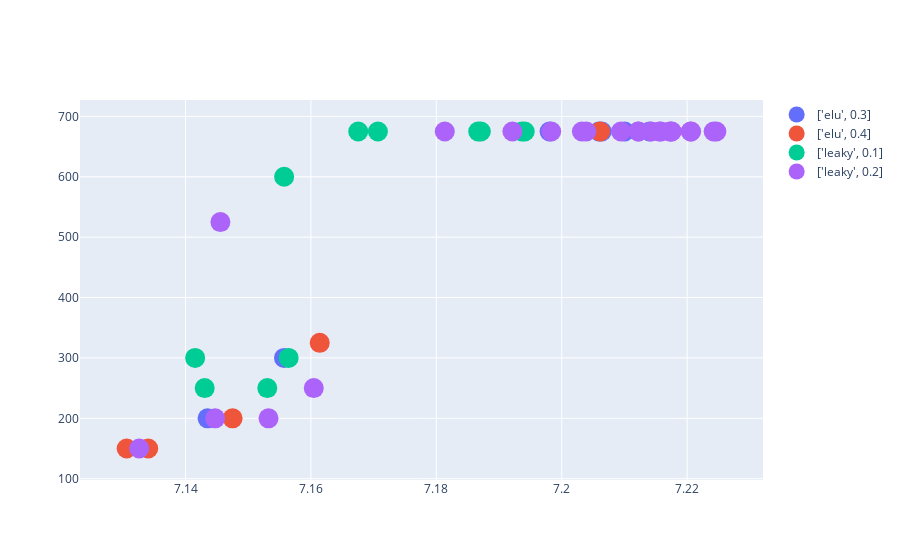

Write notebook code for a chart like this one.
### Code cell
results.results_dataframe_graph(facet='activation',att=['full', 'drop', 'lag', 'activation'],count=True, threshold=7.13)

### Figure 1 — Plotly figure (JSON) as saved in the notebook; plotly's stock layout.template omitted (floating-point values rounded to 4 significant figures)
{"data": [{"marker": {"size": 20}, "mode": "markers", "name": "['elu', 0.3]", "text": ["full:[256, 128, 64]-drop:0.5-lag:12-activation:['elu', 0.3]-activation:['elu', 0.3]", "full:[512, 256, 128]-drop:0.4-lag:18-activation:['elu', 0.3]-activation:['elu', 0.3]", "full:[512, 256, 128]-drop:0.3-lag:18-activation:['elu', 0.3]-activation:['elu', 0.3]", "full:[512, 256]-drop:0.5-lag:18-activation:['elu', 0.3]-activation:['elu', 0.3]", "full:[512, 256]-drop:0.3-lag:12-activation:['elu', 0.3]-activation:['elu', 0.3]", "full:[512, 256]-drop:0.2-lag:12-activation:['elu', 0.3]-activation:['elu', 0.3]", "full:[512, 256]-drop:0.2-lag:6-activation:['elu', 0.3]-activation:['elu', 0.3]", "full:[1024, 512]-drop:0.5-lag:12-activation:['elu', 0.3]-activation:['elu', 0.3]", "full:[1024, 512]-drop:0.4-lag:6-activation:['elu', 0.3]-activation:['elu', 0.3]", "full:[1024, 512]-drop:0.2-lag:6-activation:['elu', 0.3]-activation:['elu', 0.3]", "full:[4096]-drop:0.5-lag:12-activation:['elu', 0.3]-activation:['elu', 0.3]", "full:[4096]-drop:0.0-lag:6-activation:['elu', 0.3]-activation:['elu', 0.3]", "full:[4096]-drop:0.1-lag:12-activation:['elu', 0.3]-activation:['elu', 0.3]", "full:[2048, 1024]-drop:0.5-lag:6-activation:['elu', 0.3]-activation:['elu', 0.3]", "full:[2048, 1024]-drop:0.4-lag:12-activation:['elu', 0.3]-activation:['elu', 0.3]", "full:[2048, 1024]-drop:0.4-lag:6-activation:['elu', 0.3]-activation:['elu', 0.3]", "full:[2048, 1024]-drop:0.3-lag:6-activation:['elu', 0.3]-activation:['elu', 0.3]", "full:[2048, 1024]-drop:0.2-lag:12-activation:['elu', 0.3]-activation:['elu', 0.3]", "full:[128, 64]-drop:0.3-lag:12-activation:['elu', 0.3]-activation:['elu', 0.3]", "full:[128, 64]-drop:0.05-lag:24-activation:['elu', 0.3]-activation:['elu', 0.3]", "full:[64, 32, 16]-drop:0.0-lag:6-activation:['elu', 0.3]-activation:['elu', 0.3]", "full:[256]-drop:0.4-lag:6-activation:['elu', 0.3]-activation:['elu', 0.3]", "full:[4096, 2048]-drop:0.5-lag:12-activation:['elu', 0.3]-activation:['elu', 0.3]", "full:[4096, 2048]-drop:0.5-lag:6-activation:['elu', 0.3]-activation:['elu', 0.3]", "full:[4096, 2048]-drop:0.3-lag:12-activation:['elu', 0.3]-activation:['elu', 0.3]", "full:[32, 16]-drop:0.4-lag:12-activation:['elu', 0.3]-activation:['elu', 0.3]", "full:[32, 16]-drop:0.0-lag:18-activation:['elu', 0.3]-activation:['elu', 0.3]", "full:[2048, 1024, 512]-drop:0.05-lag:6-activation:['elu', 0.3]-activation:['elu', 0.3]"], "type": "scatter", "x": [7.144, 7.206, 7.214, 7.21, 7.206, 7.198, 7.156], "y": [200, 675, 675, 675, 675, 675, 300]}, {"marker": {"size": 20}, "mode": "markers", "name": "['elu', 0.4]", "text": ["full:[256, 128, 64]-drop:0.5-lag:6-activation:['elu', 0.4]-activation:['elu', 0.4]", "full:[256, 128, 64]-drop:0.0-lag:6-activation:['elu', 0.4]-activation:['elu', 0.4]", "full:[512, 256]-drop:0.5-lag:18-activation:['elu', 0.4]-activation:['elu', 0.4]", "full:[512, 256]-drop:0.3-lag:12-activation:['elu', 0.4]-activation:['elu', 0.4]", "full:[512, 256]-drop:0.3-lag:6-activation:['elu', 0.4]-activation:['elu', 0.4]", "full:[512, 256]-drop:0.2-lag:6-activation:['elu', 0.4]-activation:['elu', 0.4]", "full:[1024, 512]-drop:0.4-lag:12-activation:['elu', 0.4]-activation:['elu', 0.4]", "full:[1024, 512]-drop:0.3-lag:6-activation:['elu', 0.4]-activation:['elu', 0.4]", "full:[1024, 512]-drop:0.2-lag:12-activation:['elu', 0.4]-activation:['elu', 0.4]", "full:[1024, 512]-drop:0.2-lag:6-activation:['elu', 0.4]-activation:['elu', 0.4]", "full:[2048, 1024]-drop:0.5-lag:18-activation:['elu', 0.4]-activation:['elu', 0.4]", "full:[2048, 1024]-drop:0.5-lag:6-activation:['elu', 0.4]-activation:['elu', 0.4]", "full:[2048, 1024]-drop:0.4-lag:12-activation:['elu', 0.4]-activation:['elu', 0.4]", "full:[2048, 1024]-drop:0.4-lag:6-activation:['elu', 0.4]-activation:['elu', 0.4]", "full:[2048, 1024]-drop:0.3-lag:12-activation:['elu', 0.4]-activation:['elu', 0.4]", "full:[2048, 1024]-drop:0.2-lag:12-activation:['elu', 0.4]-activation:['elu', 0.4]", "full:[2048, 1024]-drop:0.1-lag:18-activation:['elu', 0.4]-activation:['elu', 0.4]", "full:[128, 64]-drop:0.4-lag:6-activation:['elu', 0.4]-activation:['elu', 0.4]", "full:[256]-drop:0.05-lag:6-activation:['elu', 0.4]-activation:['elu', 0.4]", "full:[4096, 2048]-drop:0.3-lag:24-activation:['elu', 0.4]-activation:['elu', 0.4]", "full:[4096, 2048]-drop:0.0-lag:24-activation:['elu', 0.4]-activation:['elu', 0.4]", "full:[32, 16]-drop:0.5-lag:18-activation:['elu', 0.4]-activation:['elu', 0.4]", "full:[512]-drop:0.4-lag:12-activation:['elu', 0.4]-activation:['elu', 0.4]", "full:[512]-drop:0.0-lag:24-activation:['elu', 0.4]-activation:['elu', 0.4]", "full:[1024, 512, 256]-drop:0.4-lag:24-activation:['elu', 0.4]-activation:['elu', 0.4]"], "type": "scatter", "x": [7.148, 7.131, 7.206, 7.134, 7.161], "y": [200, 150, 675, 150, 325]}, {"marker": {"size": 20}, "mode": "markers", "name": "['leaky', 0.1]", "text": ["full:[256, 128, 64]-drop:0.4-lag:12-activation:['leaky', 0.1]-activation:['leaky', 0.1]", "full:[256, 128, 64]-drop:0.05-lag:6-activation:['leaky', 0.1]-activation:['leaky', 0.1]", "full:[512, 256, 128]-drop:0.4-lag:18-activation:['leaky', 0.1]-activation:['leaky', 0.1]", "full:[512, 256]-drop:0.5-lag:12-activation:['leaky', 0.1]-activation:['leaky', 0.1]", "full:[512, 256]-drop:0.4-lag:12-activation:['leaky', 0.1]-activation:['leaky', 0.1]", "full:[512, 256]-drop:0.4-lag:6-activation:['leaky', 0.1]-activation:['leaky', 0.1]", "full:[512, 256]-drop:0.3-lag:12-activation:['leaky', 0.1]-activation:['leaky', 0.1]", "full:[512, 256]-drop:0.3-lag:6-activation:['leaky', 0.1]-activation:['leaky', 0.1]", "full:[512, 256]-drop:0.2-lag:12-activation:['leaky', 0.1]-activation:['leaky', 0.1]", "full:[512, 256]-drop:0.2-lag:6-activation:['leaky', 0.1]-activation:['leaky', 0.1]", "full:[1024, 512]-drop:0.5-lag:12-activation:['leaky', 0.1]-activation:['leaky', 0.1]", "full:[1024, 512]-drop:0.5-lag:6-activation:['leaky', 0.1]-activation:['leaky', 0.1]", "full:[1024, 512]-drop:0.4-lag:12-activation:['leaky', 0.1]-activation:['leaky', 0.1]", "full:[1024, 512]-drop:0.4-lag:6-activation:['leaky', 0.1]-activation:['leaky', 0.1]", "full:[1024, 512]-drop:0.3-lag:12-activation:['leaky', 0.1]-activation:['leaky', 0.1]", "full:[1024, 512]-drop:0.3-lag:6-activation:['leaky', 0.1]-activation:['leaky', 0.1]", "full:[1024, 512]-drop:0.2-lag:6-activation:['leaky', 0.1]-activation:['leaky', 0.1]", "full:[2048, 1024]-drop:0.5-lag:12-activation:['leaky', 0.1]-activation:['leaky', 0.1]", "full:[2048, 1024]-drop:0.5-lag:18-activation:['leaky', 0.1]-activation:['leaky', 0.1]", "full:[2048, 1024]-drop:0.5-lag:6-activation:['leaky', 0.1]-activation:['leaky', 0.1]", "full:[2048, 1024]-drop:0.4-lag:12-activation:['leaky', 0.1]-activation:['leaky', 0.1]", "full:[2048, 1024]-drop:0.4-lag:6-activation:['leaky', 0.1]-activation:['leaky', 0.1]", "full:[2048, 1024]-drop:0.3-lag:12-activation:['leaky', 0.1]-activation:['leaky', 0.1]", "full:[2048, 1024]-drop:0.2-lag:6-activation:['leaky', 0.1]-activation:['leaky', 0.1]", "full:[2048, 1024]-drop:0.0-lag:6-activation:['leaky', 0.1]-activation:['leaky', 0.1]", "full:[128, 64]-drop:0.5-lag:24-activation:['leaky', 0.1]-activation:['leaky', 0.1]", "full:[128, 64]-drop:0.3-lag:24-activation:['leaky', 0.1]-activation:['leaky', 0.1]", "full:[64, 32, 16]-drop:0.05-lag:6-activation:['leaky', 0.1]-activation:['leaky', 0.1]", "full:[256]-drop:0.1-lag:12-activation:['leaky', 0.1]-activation:['leaky', 0.1]", "full:[256]-drop:0.1-lag:6-activation:['leaky', 0.1]-activation:['leaky', 0.1]", "full:[4096, 2048]-drop:0.5-lag:12-activation:['leaky', 0.1]-activation:['leaky', 0.1]", "full:[4096, 2048]-drop:0.5-lag:18-activation:['leaky', 0.1]-activation:['leaky', 0.1]", "full:[4096, 2048]-drop:0.5-lag:6-activation:['leaky', 0.1]-activation:['leaky', 0.1]", "full:[4096, 2048]-drop:0.4-lag:12-activation:['leaky', 0.1]-activation:['leaky', 0.1]", "full:[4096, 2048]-drop:0.4-lag:6-activation:['leaky', 0.1]-activation:['leaky', 0.1]", "full:[4096, 2048]-drop:0.3-lag:6-activation:['leaky', 0.1]-activation:['leaky', 0.1]", "full:[4096, 2048]-drop:0.2-lag:12-activation:['leaky', 0.1]-activation:['leaky', 0.1]", "full:[32, 16]-drop:0.3-lag:12-activation:['leaky', 0.1]-activation:['leaky', 0.1]", "full:[2048, 1024, 512]-drop:0.5-lag:18-activation:['leaky', 0.1]-activation:['leaky', 0.1]", "full:[1024, 512, 256]-drop:0.5-lag:18-activation:['leaky', 0.1]-activation:['leaky', 0.1]", "full:[2048]-drop:0.5-lag:24-activation:['leaky', 0.1]-activation:['leaky', 0.1]", "full:[32]-drop:0.3-lag:18-activation:['leaky', 0.1]-activation:['leaky', 0.1]", "full:[32]-drop:0.05-lag:18-activation:['leaky', 0.1]-activation:['leaky', 0.1]", "full:[32, 16, 8]-drop:0.1-lag:6-activation:['leaky', 0.1]-activation:['leaky', 0.1]", "full:[256, 128]-drop:0.0-lag:24-activation:['leaky', 0.1]-activation:['leaky', 0.1]", "full:[1024]-drop:0.3-lag:6-activation:['leaky', 0.1]-activation:['leaky', 0.1]", "full:[64]-drop:0.2-lag:6-activation:['leaky', 0.1]-activation:['leaky', 0.1]"], "type": "scatter", "x": [7.142, 7.153, 7.194, 7.156, 7.187, 7.168, 7.143, 7.194, 7.187, 7.171, 7.156], "y": [300, 250, 675, 600, 675, 675, 250, 675, 675, 675, 300]}, {"marker": {"size": 20}, "mode": "markers", "name": "['leaky', 0.2]", "text": ["full:[256, 128, 64]-drop:0.1-lag:18-activation:['leaky', 0.2]-activation:['leaky', 0.2]", "full:[512, 256]-drop:0.5-lag:12-activation:['leaky', 0.2]-activation:['leaky', 0.2]", "full:[512, 256]-drop:0.5-lag:6-activation:['leaky', 0.2]-activation:['leaky', 0.2]", "full:[512, 256]-drop:0.4-lag:12-activation:['leaky', 0.2]-activation:['leaky', 0.2]", "full:[512, 256]-drop:0.4-lag:6-activation:['leaky', 0.2]-activation:['leaky', 0.2]", "full:[512, 256]-drop:0.3-lag:12-activation:['leaky', 0.2]-activation:['leaky', 0.2]", "full:[512, 256]-drop:0.3-lag:6-activation:['leaky', 0.2]-activation:['leaky', 0.2]", "full:[512, 256]-drop:0.2-lag:12-activation:['leaky', 0.2]-activation:['leaky', 0.2]", "full:[512, 256]-drop:0.2-lag:6-activation:['leaky', 0.2]-activation:['leaky', 0.2]", "full:[1024, 512]-drop:0.5-lag:12-activation:['leaky', 0.2]-activation:['leaky', 0.2]", "full:[1024, 512]-drop:0.5-lag:6-activation:['leaky', 0.2]-activation:['leaky', 0.2]", "full:[1024, 512]-drop:0.4-lag:12-activation:['leaky', 0.2]-activation:['leaky', 0.2]", "full:[1024, 512]-drop:0.4-lag:6-activation:['leaky', 0.2]-activation:['leaky', 0.2]", "full:[1024, 512]-drop:0.3-lag:12-activation:['leaky', 0.2]-activation:['leaky', 0.2]", "full:[1024, 512]-drop:0.3-lag:6-activation:['leaky', 0.2]-activation:['leaky', 0.2]", "full:[1024, 512]-drop:0.2-lag:12-activation:['leaky', 0.2]-activation:['leaky', 0.2]", "full:[1024, 512]-drop:0.2-lag:6-activation:['leaky', 0.2]-activation:['leaky', 0.2]", "full:[4096]-drop:0.4-lag:18-activation:['leaky', 0.2]-activation:['leaky', 0.2]", "full:[2048, 1024]-drop:0.5-lag:12-activation:['leaky', 0.2]-activation:['leaky', 0.2]", "full:[2048, 1024]-drop:0.5-lag:18-activation:['leaky', 0.2]-activation:['leaky', 0.2]", "full:[2048, 1024]-drop:0.5-lag:6-activation:['leaky', 0.2]-activation:['leaky', 0.2]", "full:[2048, 1024]-drop:0.4-lag:12-activation:['leaky', 0.2]-activation:['leaky', 0.2]", "full:[2048, 1024]-drop:0.4-lag:18-activation:['leaky', 0.2]-activation:['leaky', 0.2]", "full:[2048, 1024]-drop:0.4-lag:6-activation:['leaky', 0.2]-activation:['leaky', 0.2]", "full:[2048, 1024]-drop:0.3-lag:12-activation:['leaky', 0.2]-activation:['leaky', 0.2]", "full:[2048, 1024]-drop:0.3-lag:6-activation:['leaky', 0.2]-activation:['leaky', 0.2]", "full:[2048, 1024]-drop:0.2-lag:12-activation:['leaky', 0.2]-activation:['leaky', 0.2]", "full:[2048, 1024]-drop:0.2-lag:6-activation:['leaky', 0.2]-activation:['leaky', 0.2]", "full:[4096, 2048]-drop:0.5-lag:12-activation:['leaky', 0.2]-activation:['leaky', 0.2]", "full:[4096, 2048]-drop:0.5-lag:18-activation:['leaky', 0.2]-activation:['leaky', 0.2]", "full:[4096, 2048]-drop:0.5-lag:6-activation:['leaky', 0.2]-activation:['leaky', 0.2]", "full:[4096, 2048]-drop:0.4-lag:12-activation:['leaky', 0.2]-activation:['leaky', 0.2]", "full:[4096, 2048]-drop:0.4-lag:6-activation:['leaky', 0.2]-activation:['leaky', 0.2]", "full:[4096, 2048]-drop:0.3-lag:6-activation:['leaky', 0.2]-activation:['leaky', 0.2]", "full:[4096, 2048]-drop:0.2-lag:12-activation:['leaky', 0.2]-activation:['leaky', 0.2]", "full:[4096, 2048]-drop:0.2-lag:6-activation:['leaky', 0.2]-activation:['leaky', 0.2]", "full:[32, 16]-drop:0.5-lag:6-activation:['leaky', 0.2]-activation:['leaky', 0.2]", "full:[32, 16]-drop:0.4-lag:24-activation:['leaky', 0.2]-activation:['leaky', 0.2]", "full:[2048, 1024, 512]-drop:0.5-lag:18-activation:['leaky', 0.2]-activation:['leaky', 0.2]", "full:[512]-drop:0.1-lag:24-activation:['leaky', 0.2]-activation:['leaky', 0.2]", "full:[1024, 512, 256]-drop:0.5-lag:18-activation:['leaky', 0.2]-activation:['leaky', 0.2]", "full:[4096, 2048, 1024]-drop:0.0-lag:24-activation:['leaky', 0.2]-activation:['leaky', 0.2]", "full:[32]-drop:0.2-lag:24-activation:['leaky', 0.2]-activation:['leaky', 0.2]", "full:[32, 16, 8]-drop:0.0-lag:18-activation:['leaky', 0.2]-activation:['leaky', 0.2]"], "type": "scatter", "x": [7.225, 7.212, 7.217, 7.216, 7.217, 7.133, 7.224, 7.218, 7.221, 7.221, 7.198, 7.204, 7.214, 7.153, 7.209, 7.212, 7.145, 7.216, 7.16, 7.203, 7.181, 7.192, 7.146], "y": [675, 675, 675, 675, 675, 150, 675, 675, 675, 675, 675, 675, 675, 200, 675, 675, 200, 675, 250, 675, 675, 675, 525]}, {"marker": {"size": 20}, "mode": "markers", "name": "['prelu', 0.0]", "text": ["full:[256, 128, 64]-drop:0.4-lag:12-activation:['prelu', 0.0]-activation:['prelu', 0.0]", "full:[1024, 512]-drop:0.05-lag:18-activation:['prelu', 0.0]-activation:['prelu', 0.0]", "full:[2048, 1024]-drop:0.4-lag:24-activation:['prelu', 0.0]-activation:['prelu', 0.0]", "full:[2048, 1024]-drop:0.3-lag:12-activation:['prelu', 0.0]-activation:['prelu', 0.0]", "full:[64, 32, 16]-drop:0.4-lag:18-activation:['prelu', 0.0]-activation:['prelu', 0.0]", "full:[4096, 2048]-drop:0.0-lag:24-activation:['prelu', 0.0]-activation:['prelu', 0.0]", "full:[4096, 2048]-drop:0.1-lag:6-activation:['prelu', 0.0]-activation:['prelu', 0.0]", "full:[2048, 1024, 512]-drop:0.2-lag:24-activation:['prelu', 0.0]-activation:['prelu', 0.0]", "full:[512]-drop:0.1-lag:24-activation:['prelu', 0.0]-activation:['prelu', 0.0]", "full:[1024, 512, 256]-drop:0.1-lag:18-activation:['prelu', 0.0]-activation:['prelu', 0.0]", "full:[4096, 2048, 1024]-drop:0.1-lag:12-activation:['prelu', 0.0]-activation:['prelu', 0.0]", "full:[4096, 2048, 1024]-drop:0.05-lag:6-activation:['prelu', 0.0]-activation:['prelu', 0.0]", "full:[32, 16, 8]-drop:0.5-lag:12-activation:['prelu', 0.0]-activation:['prelu', 0.0]", "full:[32, 16, 8]-drop:0.3-lag:24-activation:['prelu', 0.0]-activation:['prelu', 0.0]", "full:[256, 128]-drop:0.05-lag:18-activation:['prelu', 0.0]-activation:['prelu', 0.0]", "full:[64]-drop:0.2-lag:18-activation:['prelu', 0.0]-activation:['prelu', 0.0]"], "type": "scatter", "x": [], "y": []}, {"marker": {"size": 20}, "mode": "markers", "name": "hard_sigmoid", "text": ["full:[256, 128, 64]-drop:0.5-lag:12-activation:hard_sigmoid-activation:hard_sigmoid", "full:[64, 32]-drop:0.05-lag:18-activation:hard_sigmoid-activation:hard_sigmoid", "full:[2048]-drop:0.0-lag:24-activation:hard_sigmoid-activation:hard_sigmoid", "full:[128, 64, 32]-drop:0.4-lag:6-activation:hard_sigmoid-activation:hard_sigmoid", "full:[128]-drop:0.5-lag:18-activation:hard_sigmoid-activation:hard_sigmoid"], "type": "scatter", "x": [], "y": []}, {"marker": {"size": 20}, "mode": "markers", "name": "linear", "text": ["full:[512, 256, 128]-drop:0.0-lag:18-activation:linear-activation:linear", "full:[512, 256]-drop:0.0-lag:12-activation:linear-activation:linear", "full:[512]-drop:0.5-lag:6-activation:linear-activation:linear", "full:[1024, 512, 256]-drop:0.1-lag:24-activation:linear-activation:linear", "full:[64, 32]-drop:0.0-lag:6-activation:linear-activation:linear", "full:[2048]-drop:0.2-lag:12-activation:linear-activation:linear"], "type": "scatter", "x": [], "y": []}, {"marker": {"size": 20}, "mode": "markers", "name": "relu", "text": ["full:[512, 256, 128]-drop:0.0-lag:18-activation:relu-activation:relu", "full:[512, 256]-drop:0.3-lag:6-activation:relu-activation:relu", "full:[512, 256]-drop:0.2-lag:12-activation:relu-activation:relu", "full:[512, 256]-drop:0.2-lag:6-activation:relu-activation:relu", "full:[1024, 512]-drop:0.5-lag:6-activation:relu-activation:relu", "full:[1024, 512]-drop:0.4-lag:18-activation:relu-activation:relu", "full:[1024, 512]-drop:0.3-lag:6-activation:relu-activation:relu", "full:[1024, 512]-drop:0.0-lag:6-activation:relu-activation:relu", "full:[2048, 1024]-drop:0.5-lag:6-activation:relu-activation:relu", "full:[2048, 1024]-drop:0.3-lag:6-activation:relu-activation:relu", "full:[2048, 1024]-drop:0.2-lag:12-activation:relu-activation:relu", "full:[4096, 2048]-drop:0.5-lag:12-activation:relu-activation:relu", "full:[32, 16]-drop:0.05-lag:24-activation:relu-activation:relu", "full:[32, 16, 8]-drop:0.3-lag:24-activation:relu-activation:relu", "full:[128, 64, 32]-drop:0.5-lag:24-activation:relu-activation:relu", "full:[256, 128]-drop:0.1-lag:12-activation:relu-activation:relu"], "type": "scatter", "x": [], "y": []}, {"marker": {"size": 20}, "mode": "markers", "name": "tanh", "text": ["full:[512, 256, 128]-drop:0.5-lag:12-activation:tanh-activation:tanh", "full:[32, 16]-drop:0.5-lag:12-activation:tanh-activation:tanh", "full:[32, 16, 8]-drop:0.3-lag:24-activation:tanh-activation:tanh"], "type": "scatter", "x": [], "y": []}], "layout": {}}
